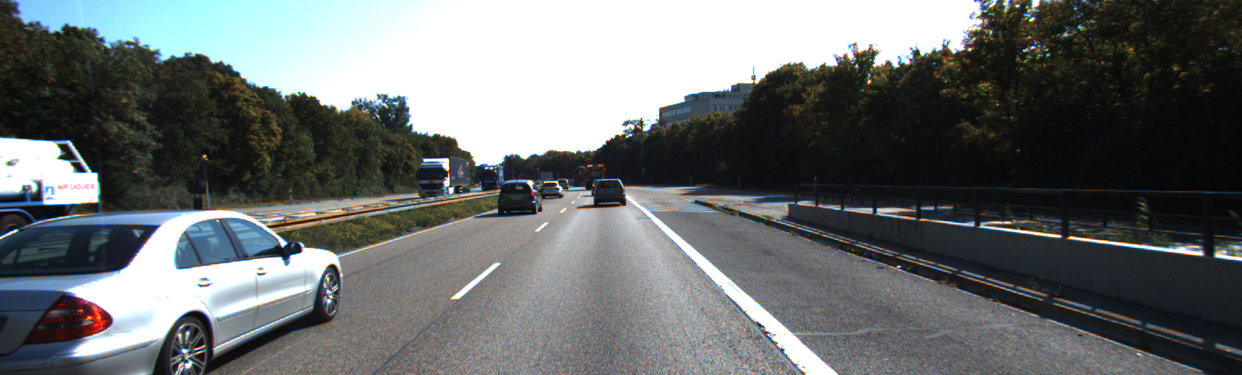
#> input picture Python/Open_CV/000010.png, 1242 x 375 px
$ python 'ocv_9_creating bounding box in image.py'
#> lines starting #> are read from the running program, lines starting #| are printed output that depends on the picture; after the words box and inside, x2 and y2 are one past the last pixel; in counts of white or black regions, pixels touching at a corner belong together
import cv2
import numpy as np
# bounding box
'''<xmin>284</xmin>
<ymin>58</ymin>
<xmax>363</xmax>
<ymax>128</ymax>'''
# top=(284,128)
# bottom=(363,58)
top=((490),220)
bottom=((545),178)
# bottom=(400,20)
# this is how to draw bounding box
'''x1,y1 ------
    |          |
    |          |
    |          |
    --------x2,y2'''
# my_image=cv2.imread('american_bulldog_135.jpg',1)
my_image=cv2.imread('000010.png',1)
#> my_image is the input picture: shape (375, 1242, 3); mean B, G, R 110.4, 110, 105.8
cv2.imshow('MyImage',my_image)
print(my_image.shape)
#| (375, 1242, 3)
cv2.rectangle(my_image, pt1=top,pt2=bottom,color= (0,255,0), thickness=2)
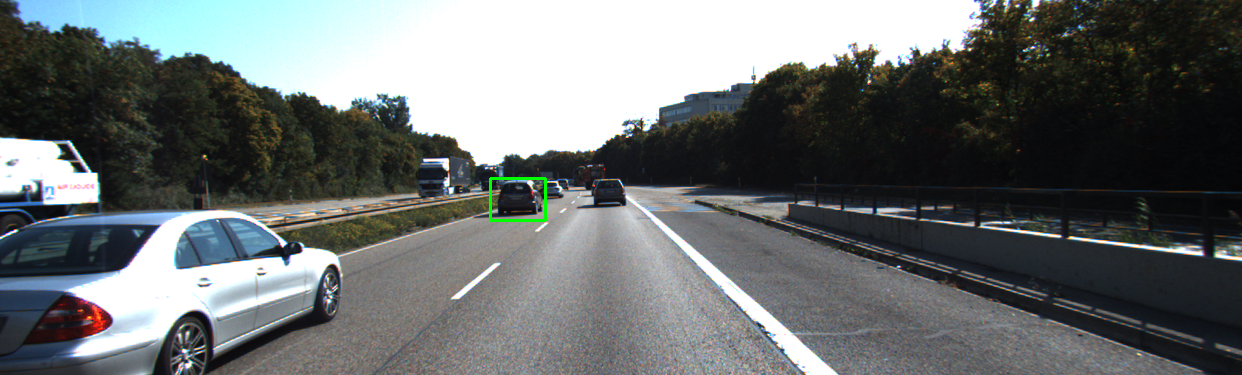
#> my_image: shape (375, 1242, 3); 0.12% of pixels changed, all inside (x1, y1, x2, y2) = (489, 177, 547, 222)
cv2.imshow('bounding_box image',my_image)
# '_______________________________________'
cv2.waitKey(0)
cv2.destroyAllWindows()
